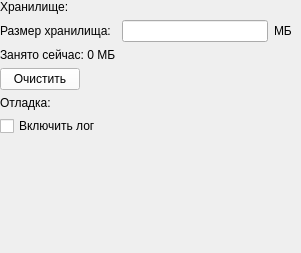
      <widget class="QWidget" name="SystemTabPage">
       <attribute name="title">
        <string>Системные</string>
       </attribute>
       <widget class="QWidget" name="gridLayoutWidget_4">
        <property name="geometry">
         <rect>
          <x>0</x>
          <y>0</y>
          <width>292</width>
          <height>244</height>
         </rect>
        </property>
        <layout class="QGridLayout" name="SystemTabLayout">
         <property name="margin">
          <number>0</number>
         </property>
         <property name="spacing">
          <number>6</number>
         </property>
         <item row="1" column="0">
          <widget class="QLabel" name="TempSizeLabel">
           <property name="text">
            <string>Размер хранилища:</string>
           </property>
          </widget>
         </item>
         <item row="1" column="1">
          <widget class="QLineEdit" name="TempSizeBox"/>
         </item>
         <item row="1" column="2">
          <widget class="QLabel" name="MBLabel">
           <property name="text">
            <string>МБ</string>
           </property>
          </widget>
         </item>
         <item row="2" column="0">
          <widget class="QLabel" name="UsedTempSizeLabel">
           <property name="text">
            <string>Занято сейчас: 0 МБ</string>
           </property>
          </widget>
         </item>
         <item row="3" column="0">
          <widget class="QPushButton" name="CleanButton">
           <property name="sizePolicy">
            <sizepolicy hsizetype="Fixed" vsizetype="Fixed">
             <horstretch>0</horstretch>
             <verstretch>0</verstretch>
            </sizepolicy>
           </property>
           <property name="palette">
            <palette>
             <active>
              <colorrole role="WindowText">
               <brush brushstyle="SolidPattern">
                <color alpha="255">
                 <red>0</red>
                 <green>0</green>
                 <blue>0</blue>
                </color>
               </brush>
              </colorrole>
              <colorrole role="Button">
               <brush brushstyle="SolidPattern">
                <color alpha="255">
                 <red>255</red>
                 <green>255</green>
                 <blue>255</blue>
                </color>
               </brush>
              </colorrole>
              <colorrole role="Light">
               <brush brushstyle="SolidPattern">
                <color alpha="255">
                 <red>255</red>
                 <green>255</green>
                 <blue>255</blue>
                </color>
               </brush>
              </colorrole>
              <colorrole role="Midlight">
               <brush brushstyle="SolidPattern">
                <color alpha="255">
                 <red>255</red>
                 <green>255</green>
                 <blue>255</blue>
                </color>
               </brush>
              </colorrole>
              <colorrole role="Dark">
               <brush brushstyle="SolidPattern">
                <color alpha="255">
                 <red>127</red>
                 <green>127</green>
                 <blue>127</blue>
                </color>
               </brush>
              </colorrole>
              <colorrole role="Mid">
               <brush brushstyle="SolidPattern">
                <color alpha="255">
                 <red>170</red>
                 <green>170</green>
                 <blue>170</blue>
                </color>
               </brush>
              </colorrole>
              <colorrole role="Text">
               <brush brushstyle="SolidPattern">
                <color alpha="255">
                 <red>0</red>
                 <green>0</green>
                 <blue>0</blue>
                </color>
               </brush>
              </colorrole>
              <colorrole role="BrightText">
               <brush brushstyle="SolidPattern">
                <color alpha="255">
                 <red>255</red>
                 <green>255</green>
                 <blue>255</blue>
                </color>
               </brush>
              </colorrole>
              <colorrole role="ButtonText">
               <brush brushstyle="SolidPattern">
                <color alpha="255">
                 <red>0</red>
                 <green>0</green>
                 <blue>0</blue>
                </color>
               </brush>
              </colorrole>
              <colorrole role="Base">
               <brush brushstyle="SolidPattern">
                <color alpha="255">
                 <red>255</red>
                 <green>255</green>
                 <blue>255</blue>
                </color>
               </brush>
              </colorrole>
              <colorrole role="Window">
               <brush brushstyle="SolidPattern">
                <color alpha="255">
                 <red>255</red>
                 <green>255</green>
                 <blue>255</blue>
                </color>
               </brush>
              </colorrole>
              <colorrole role="Shadow">
               <brush brushstyle="SolidPattern">
                <color alpha="255">
                 <red>0</red>
                 <green>0</green>
                 <blue>0</blue>
                </color>
               </brush>
              </colorrole>
              <colorrole role="AlternateBase">
               <brush brushstyle="SolidPattern">
                <color alpha="255">
                 <red>255</red>
                 <green>255</green>
                 <blue>255</blue>
                </color>
               </brush>
              </colorrole>
              <colorrole role="ToolTipBase">
               <brush brushstyle="SolidPattern">
                <color alpha="255">
                 <red>255</red>
                 <green>255</green>
                 <blue>220</blue>
                </color>
               </brush>
              </colorrole>
              <colorrole role="ToolTipText">
               <brush brushstyle="SolidPattern">
                <color alpha="255">
                 <red>0</red>
                 <green>0</green>
                 <blue>0</blue>
                </color>
               </brush>
              </colorrole>
             </active>
             <inactive>
              <colorrole role="WindowText">
               <brush brushstyle="SolidPattern">
                <color alpha="255">
                 <red>0</red>
                 <green>0</green>
                 <blue>0</blue>
                </color>
               </brush>
              </colorrole>
              <colorrole role="Button">
               <brush brushstyle="SolidPattern">
                <color alpha="255">
                 <red>255</red>
                 <green>255</green>
                 <blue>255</blue>
                </color>
               </brush>
              </colorrole>
              <colorrole role="Light">
               <brush brushstyle="SolidPattern">
                <color alpha="255">
                 <red>255</red>
                 <green>255</green>
                 <blue>255</blue>
                </color>
               </brush>
              </colorrole>
              <colorrole role="Midlight">
               <brush brushstyle="SolidPattern">
                <color alpha="255">
                 <red>255</red>
                 <green>255</green>
                 <blue>255</blue>
                </color>
               </brush>
              </colorrole>
              <colorrole role="Dark">
               <brush brushstyle="SolidPattern">
                <color alpha="255">
                 <red>127</red>
                 <green>127</green>
                 <blue>127</blue>
                </color>
               </brush>
              </colorrole>
              <colorrole role="Mid">
               <brush brushstyle="SolidPattern">
                <color alpha="255">
                 <red>170</red>
                 <green>170</green>
                 <blue>170</blue>
                </color>
               </brush>
              </colorrole>
              <colorrole role="Text">
               <brush brushstyle="SolidPattern">
                <color alpha="255">
                 <red>0</red>
                 <green>0</green>
                 <blue>0</blue>
                </color>
               </brush>
              </colorrole>
              <colorrole role="BrightText">
               <brush brushstyle="SolidPattern">
                <color alpha="255">
                 <red>255</red>
                 <green>255</green>
                 <blue>255</blue>
                </color>
               </brush>
              </colorrole>
              <colorrole role="ButtonText">
               <brush brushstyle="SolidPattern">
                <color alpha="255">
                 <red>0</red>
                 <green>0</green>
                 <blue>0</blue>
                </color>
               </brush>
              </colorrole>
              <colorrole role="Base">
               <brush brushstyle="SolidPattern">
                <color alpha="255">
                 <red>255</red>
                 <green>255</green>
                 <blue>255</blue>
                </color>
               </brush>
              </colorrole>
              <colorrole role="Window">
               <brush brushstyle="SolidPattern">
                <color alpha="255">
                 <red>255</red>
                 <green>255</green>
                 <blue>255</blue>
                </color>
               </brush>
              </colorrole>
              <colorrole role="Shadow">
               <brush brushstyle="SolidPattern">
                <color alpha="255">
                 <red>0</red>
                 <green>0</green>
                 <blue>0</blue>
                </color>
               </brush>
              </colorrole>
              <colorrole role="AlternateBase">
               <brush brushstyle="SolidPattern">
                <color alpha="255">
                 <red>255</red>
                 <green>255</green>
                 <blue>255</blue>
                </color>
               </brush>
              </colorrole>
              <colorrole role="ToolTipBase">
               <brush brushstyle="SolidPattern">
                <color alpha="255">
                 <red>255</red>
                 <green>255</green>
                 <blue>220</blue>
                </color>
               </brush>
              </colorrole>
              <colorrole role="ToolTipText">
               <brush brushstyle="SolidPattern">
                <color alpha="255">
                 <red>0</red>
                 <green>0</green>
                 <blue>0</blue>
                </color>
               </brush>
              </colorrole>
             </inactive>
             <disabled>
              <colorrole role="WindowText">
               <brush brushstyle="SolidPattern">
                <color alpha="255">
                 <red>127</red>
                 <green>127</green>
                 <blue>127</blue>
                </color>
               </brush>
              </colorrole>
              <colorrole role="Button">
               <brush brushstyle="SolidPattern">
                <color alpha="255">
                 <red>255</red>
                 <green>255</green>
                 <blue>255</blue>
                </color>
               </brush>
              </colorrole>
              <colorrole role="Light">
               <brush brushstyle="SolidPattern">
                <color alpha="255">
                 <red>255</red>
                 <green>255</green>
                 <blue>255</blue>
                </color>
               </brush>
              </colorrole>
              <colorrole role="Midlight">
               <brush brushstyle="SolidPattern">
                <color alpha="255">
                 <red>255</red>
                 <green>255</green>
                 <blue>255</blue>
                </color>
               </brush>
              </colorrole>
              <colorrole role="Dark">
               <brush brushstyle="SolidPattern">
                <color alpha="255">
                 <red>127</red>
                 <green>127</green>
                 <blue>127</blue>
                </color>
               </brush>
              </colorrole>
              <colorrole role="Mid">
               <brush brushstyle="SolidPattern">
                <color alpha="255">
                 <red>170</red>
                 <green>170</green>
                 <blue>170</blue>
                </color>
               </brush>
              </colorrole>
              <colorrole role="Text">
               <brush brushstyle="SolidPattern">
                <color alpha="255">
                 <red>127</red>
                 <green>127</green>
                 <blue>127</blue>
                </color>
               </brush>
              </colorrole>
              <colorrole role="BrightText">
               <brush brushstyle="SolidPattern">
                <color alpha="255">
                 <red>255</red>
                 <green>255</green>
                 <blue>255</blue>
                </color>
               </brush>
              </colorrole>
              <colorrole role="ButtonText">
               <brush brushstyle="SolidPattern">
                <color alpha="255">
                 <red>127</red>
                 <green>127</green>
                 <blue>127</blue>
                </color>
               </brush>
              </colorrole>
              <colorrole role="Base">
               <brush brushstyle="SolidPattern">
                <color alpha="255">
                 <red>255</red>
                 <green>255</green>
                 <blue>255</blue>
                </color>
               </brush>
              </colorrole>
              <colorrole role="Window">
               <brush brushstyle="SolidPattern">
                <color alpha="255">
                 <red>255</red>
                 <green>255</green>
                 <blue>255</blue>
                </color>
               </brush>
              </colorrole>
              <colorrole role="Shadow">
               <brush brushstyle="SolidPattern">
                <color alpha="255">
                 <red>0</red>
                 <green>0</green>
                 <blue>0</blue>
                </color>
               </brush>
              </colorrole>
              <colorrole role="AlternateBase">
               <brush brushstyle="SolidPattern">
                <color alpha="255">
                 <red>255</red>
                 <green>255</green>
                 <blue>255</blue>
                </color>
               </brush>
              </colorrole>
              <colorrole role="ToolTipBase">
               <brush brushstyle="SolidPattern">
                <color alpha="255">
                 <red>255</red>
                 <green>255</green>
                 <blue>220</blue>
                </color>
               </brush>
              </colorrole>
              <colorrole role="ToolTipText">
               <brush brushstyle="SolidPattern">
                <color alpha="255">
                 <red>0</red>
                 <green>0</green>
                 <blue>0</blue>
                </color>
               </brush>
              </colorrole>
             </disabled>
            </palette>
           </property>
           <property name="text">
            <string>Очистить</string>
           </property>
          </widget>
         </item>
         <item row="6" column="0" colspan="3">
          <spacer name="verticalSpacer_5">
           <property name="orientation">
            <enum>Qt::Vertical</enum>
           </property>
           <property name="sizeHint" stdset="0">
            <size>
             <width>20</width>
             <height>40</height>
            </size>
           </property>
          </spacer>
         </item>
         <item row="0" column="0">
          <widget class="QLabel" name="BufferLabel">
           <property name="text">
            <string>Хранилище:</string>
           </property>
          </widget>
         </item>
         <item row="4" column="0">
          <widget class="QLabel" name="DebugLabel">
           <property name="text">
            <string>Отладка:</string>
           </property>
          </widget>
         </item>
         <item row="5" column="0">
          <widget class="QCheckBox" name="SystemInfoBox">
           <property name="text">
            <string>Включить лог</string>
           </property>
          </widget>
         </item>
        </layout>
       </widget>
      </widget>
